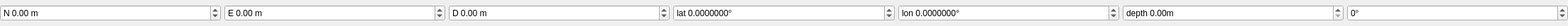
<?xml version="1.0" encoding="UTF-8"?>
<ui version="4.0">
 <class>QGCMissionNavLand</class>
 <widget class="QWidget" name="QGCMissionNavLand">
  <property name="geometry">
   <rect>
    <x>0</x>
    <y>0</y>
    <width>2208</width>
    <height>37</height>
   </rect>
  </property>
  <property name="sizePolicy">
   <sizepolicy hsizetype="Preferred" vsizetype="Preferred">
    <horstretch>0</horstretch>
    <verstretch>0</verstretch>
   </sizepolicy>
  </property>
  <property name="minimumSize">
   <size>
    <width>0</width>
    <height>0</height>
   </size>
  </property>
  <property name="windowTitle">
   <string>Form</string>
  </property>
  <property name="styleSheet">
   <string notr="true"/>
  </property>
  <layout class="QHBoxLayout" name="horizontalLayout">
   <property name="spacing">
    <number>5</number>
   </property>
   <property name="margin">
    <number>0</number>
   </property>
   <item>
    <widget class="QDoubleSpinBox" name="posNSpinBox">
     <property name="sizePolicy">
      <sizepolicy hsizetype="Expanding" vsizetype="Fixed">
       <horstretch>0</horstretch>
       <verstretch>0</verstretch>
      </sizepolicy>
     </property>
     <property name="focusPolicy">
      <enum>Qt::WheelFocus</enum>
     </property>
     <property name="toolTip">
      <string>Position X coordinate</string>
     </property>
     <property name="statusTip">
      <string>Position X corrdinate</string>
     </property>
     <property name="wrapping">
      <bool>false</bool>
     </property>
     <property name="frame">
      <bool>true</bool>
     </property>
     <property name="accelerated">
      <bool>true</bool>
     </property>
     <property name="keyboardTracking">
      <bool>false</bool>
     </property>
     <property name="prefix">
      <string>N </string>
     </property>
     <property name="suffix">
      <string> m</string>
     </property>
     <property name="minimum">
      <double>-10000.000000000000000</double>
     </property>
     <property name="maximum">
      <double>10000.000000000000000</double>
     </property>
     <property name="singleStep">
      <double>0.050000000000000</double>
     </property>
    </widget>
   </item>
   <item>
    <widget class="QDoubleSpinBox" name="posESpinBox">
     <property name="sizePolicy">
      <sizepolicy hsizetype="Expanding" vsizetype="Fixed">
       <horstretch>0</horstretch>
       <verstretch>0</verstretch>
      </sizepolicy>
     </property>
     <property name="focusPolicy">
      <enum>Qt::WheelFocus</enum>
     </property>
     <property name="toolTip">
      <string>Position Y/Longitude coordinate</string>
     </property>
     <property name="statusTip">
      <string>Position Y/Longitude coordinate</string>
     </property>
     <property name="keyboardTracking">
      <bool>false</bool>
     </property>
     <property name="prefix">
      <string>E </string>
     </property>
     <property name="suffix">
      <string> m</string>
     </property>
     <property name="minimum">
      <double>-10000.000000000000000</double>
     </property>
     <property name="maximum">
      <double>10000.000000000000000</double>
     </property>
     <property name="singleStep">
      <double>0.050000000000000</double>
     </property>
     <property name="value">
      <double>0.000000000000000</double>
     </property>
    </widget>
   </item>
   <item>
    <widget class="QDoubleSpinBox" name="posDSpinBox">
     <property name="sizePolicy">
      <sizepolicy hsizetype="Expanding" vsizetype="Fixed">
       <horstretch>0</horstretch>
       <verstretch>0</verstretch>
      </sizepolicy>
     </property>
     <property name="focusPolicy">
      <enum>Qt::WheelFocus</enum>
     </property>
     <property name="toolTip">
      <string>Position Z coordinate (local frame, negative)</string>
     </property>
     <property name="statusTip">
      <string/>
     </property>
     <property name="keyboardTracking">
      <bool>false</bool>
     </property>
     <property name="prefix">
      <string>D </string>
     </property>
     <property name="suffix">
      <string> m</string>
     </property>
     <property name="minimum">
      <double>-10000.000000000000000</double>
     </property>
     <property name="maximum">
      <double>10000.000000000000000</double>
     </property>
     <property name="singleStep">
      <double>0.050000000000000</double>
     </property>
    </widget>
   </item>
   <item>
    <widget class="QDoubleSpinBox" name="latSpinBox">
     <property name="sizePolicy">
      <sizepolicy hsizetype="Expanding" vsizetype="Fixed">
       <horstretch>0</horstretch>
       <verstretch>0</verstretch>
      </sizepolicy>
     </property>
     <property name="focusPolicy">
      <enum>Qt::WheelFocus</enum>
     </property>
     <property name="toolTip">
      <string>Latitude in degrees</string>
     </property>
     <property name="statusTip">
      <string>Latitude in degrees</string>
     </property>
     <property name="keyboardTracking">
      <bool>false</bool>
     </property>
     <property name="prefix">
      <string>lat </string>
     </property>
     <property name="suffix">
      <string>°</string>
     </property>
     <property name="decimals">
      <number>7</number>
     </property>
     <property name="minimum">
      <double>-90.000000000000000</double>
     </property>
     <property name="maximum">
      <double>90.000000000000000</double>
     </property>
     <property name="singleStep">
      <double>0.000010000000000</double>
     </property>
    </widget>
   </item>
   <item>
    <widget class="QDoubleSpinBox" name="lonSpinBox">
     <property name="sizePolicy">
      <sizepolicy hsizetype="Expanding" vsizetype="Fixed">
       <horstretch>0</horstretch>
       <verstretch>0</verstretch>
      </sizepolicy>
     </property>
     <property name="focusPolicy">
      <enum>Qt::WheelFocus</enum>
     </property>
     <property name="toolTip">
      <string>Longitude in degrees</string>
     </property>
     <property name="statusTip">
      <string>Longitude in degrees</string>
     </property>
     <property name="keyboardTracking">
      <bool>false</bool>
     </property>
     <property name="prefix">
      <string>lon </string>
     </property>
     <property name="suffix">
      <string>°</string>
     </property>
     <property name="decimals">
      <number>7</number>
     </property>
     <property name="minimum">
      <double>-180.000000000000000</double>
     </property>
     <property name="maximum">
      <double>180.000000000000000</double>
     </property>
     <property name="singleStep">
      <double>0.000010000000000</double>
     </property>
    </widget>
   </item>
   <item>
    <widget class="QDoubleSpinBox" name="altSpinBox">
     <property name="sizePolicy">
      <sizepolicy hsizetype="Expanding" vsizetype="Fixed">
       <horstretch>0</horstretch>
       <verstretch>0</verstretch>
      </sizepolicy>
     </property>
     <property name="toolTip">
      <string>Depth in meters</string>
     </property>
     <property name="statusTip">
      <string>Depth in meters</string>
     </property>
     <property name="keyboardTracking">
      <bool>false</bool>
     </property>
     <property name="prefix">
      <string>depth </string>
     </property>
     <property name="suffix">
      <string>m</string>
     </property>
     <property name="decimals">
      <number>2</number>
     </property>
     <property name="minimum">
      <double>0.000000000000000</double>
     </property>
     <property name="maximum">
      <double>200.000000000000000</double>
     </property>
    </widget>
   </item>
   <item>
    <widget class="QDoubleSpinBox" name="yawSpinBox">
     <property name="sizePolicy">
      <sizepolicy hsizetype="Expanding" vsizetype="Fixed">
       <horstretch>0</horstretch>
       <verstretch>0</verstretch>
      </sizepolicy>
     </property>
     <property name="focusPolicy">
      <enum>Qt::StrongFocus</enum>
     </property>
     <property name="toolTip">
      <string>Desired yaw angle at waypoint</string>
     </property>
     <property name="statusTip">
      <string>Desired yaw angle at waypoint</string>
     </property>
     <property name="wrapping">
      <bool>true</bool>
     </property>
     <property name="keyboardTracking">
      <bool>false</bool>
     </property>
     <property name="prefix">
      <string/>
     </property>
     <property name="suffix">
      <string>°</string>
     </property>
     <property name="decimals">
      <number>0</number>
     </property>
     <property name="minimum">
      <double>-180.000000000000000</double>
     </property>
     <property name="maximum">
      <double>180.000000000000000</double>
     </property>
    </widget>
   </item>
  </layout>
 </widget>
 <resources/>
 <connections/>
</ui>
